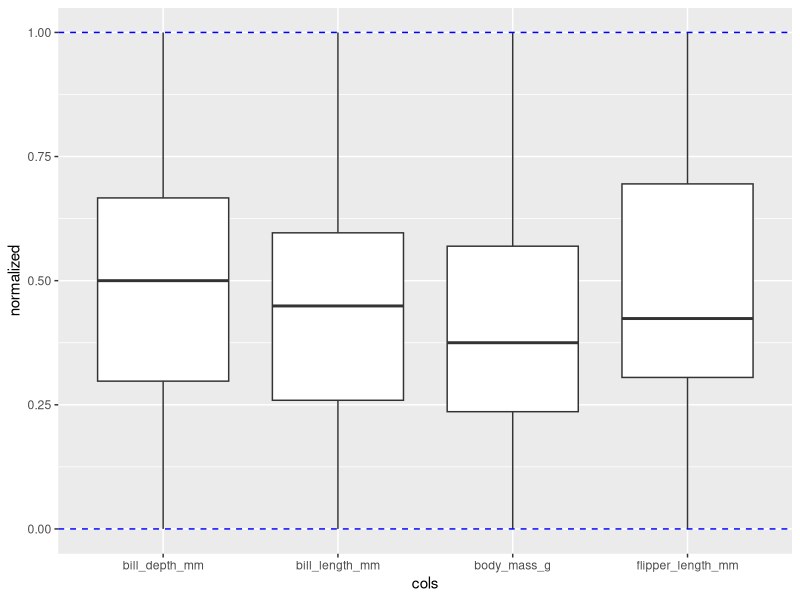
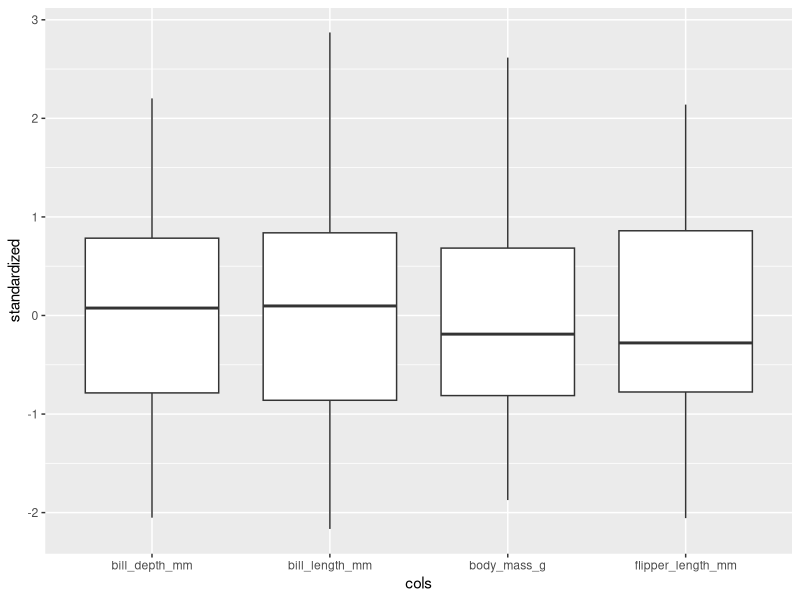

The R source for these figures, in order:
## ---- chunk 1
knitr::opts_chunk$set(
	echo = TRUE,
	message = FALSE,
	warning = FALSE
)
pg <- palmerpenguins::penguins
library(tidyverse)
## ---- chunk 2
pg_numeric <- pg %>% 
  mutate(year = as.factor(year)) %>% 
  select(where(is.numeric))
## ---- chunk 3
normalized <- caret::preProcess(pg_numeric, method = c("range"))
normalized
## ---- chunk 4
pg_numeric_normalized <- predict(normalized, pg_numeric)
pg_numeric_normalized %>% head
## ---- chunk 5
pg_numeric_normalized %>% 
  summarise(across(everything(), ~range(., na.rm = T)))
## ---- chunk 6
pg_numeric_normalized %>% 
  pivot_longer(everything(), names_to = "cols", values_to = "normalized", values_drop_na = TRUE) %>% 
  ggplot(aes(x = cols, y = normalized)) + 
  geom_boxplot() +
  geom_hline(yintercept = c(0,1), col = "blue", lty = 2)
## ---- chunk 7
standardize <- caret::preProcess(pg_numeric, method = c("center", "scale"))
standardize
## ---- chunk 8
pg_numeric_standardized <- predict(standardize, pg_numeric)
pg_numeric_standardized %>% head
## ---- chunk 9
pg_numeric_standardized %>% 
  summarise(across(everything(), ~range(., na.rm = T)))
## ---- chunk 10
gg_pg <- pg_numeric_standardized %>% 
  pivot_longer(everything(), names_to = "cols", values_to = "standardized", values_drop_na = TRUE) %>% 
  mutate(SD = sd(standardized, na.rm = T))
gg_pg %>% 
  ggplot(aes(x = cols, y = standardized)) + 
  geom_boxplot()
